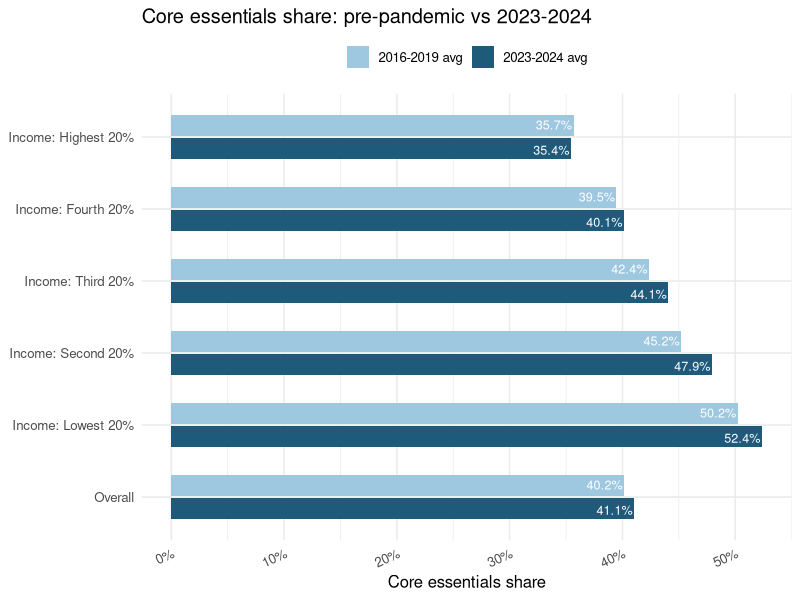
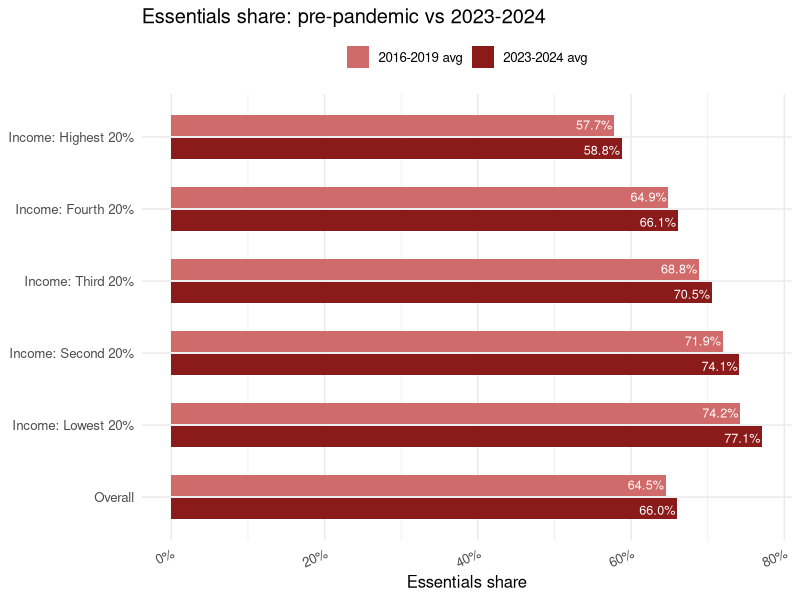
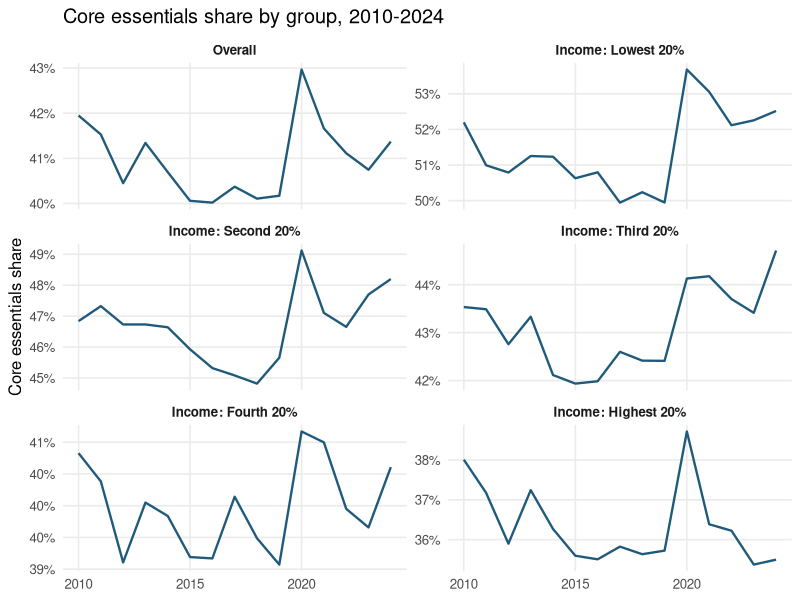

These charts were generated, in order, by the following R code:
## ---- chunk 1
library(tidyverse)

cex <- read_csv("data/cex_data.csv") %>% filter(demographics_text != "Age of reference person")
## ---- chunk 2
core_essentials <- c("Food at home", "Housing")
essentials <- c(core_essentials, "Healthcare", "Transportation")

totals <- cex %>%
  filter(item_text == "Average annual expenditures") %>%
  select(year, demographics_text, characteristics_text, total = value)

build_share <- function(items, label) {
  cex %>%
    filter(item_text %in% items) %>%
    group_by(year, demographics_text, characteristics_text) %>%
    summarise(essentials_value = sum(value, na.rm = TRUE), .groups = "drop") %>%
    left_join(totals, by = c("year", "demographics_text", "characteristics_text")) %>%
    mutate(
      essentials_share = essentials_value / total,
      essentials_type = label
    )
}

essentials_share <- bind_rows(
  build_share(core_essentials, "Core essentials"),
  build_share(essentials, "Essentials")
)

group_definitions <- tibble(
  group = c(
    "Overall",
    "Age 25-34",
    "Income: Lowest 20%",
    "Income: Second 20%",
    "Income: Third 20%",
    "Income: Fourth 20%",
    "Income: Highest 20%"
  ),
  demographics_text = c(
    "Quintiles of income before taxes",
    "Age of reference person",
    rep("Quintiles of income before taxes", 5)
  ),
  characteristics_text = c(
    "All Consumer Units",
    "Reference person from age 25 to 34",
    "Lowest 20 percent income quintile",
    "Second 20 percent income quintile",
    "Third 20 percent income quintile",
    "Fourth 20 percent income quintile",
    "Highest 20 percent income quintile"
  )
)

summarize_group <- function(demo_label, char_filter) {
  essentials_share %>%
    filter(
      demographics_text == demo_label,
      characteristics_text %in% char_filter
    ) %>%
    group_by(essentials_type, characteristics_text) %>%
    summarise(
      share_2019 = essentials_share[year == 2019][1],
      share_2024 = essentials_share[year == 2024][1],
      change_2019_2024 = share_2024 - share_2019,
      avg_2016_2019 = mean(essentials_share[year %in% 2016:2019], na.rm = TRUE),
      avg_2023_2024 = mean(essentials_share[year %in% 2023:2024], na.rm = TRUE),
      change_2016_2019_to_2023_2024 = avg_2023_2024 - avg_2016_2019,
      .groups = "drop"
    )
}

format_table <- function(df) {
  df %>%
    mutate(across(where(is.double), ~ scales::percent(.x, accuracy = 0.1))) %>%
    rename(
      type = essentials_type,
      group = characteristics_text,
      `2019` = share_2019,
      `2024` = share_2024,
      `chg 19-24` = change_2019_2024,
      `avg 16-19` = avg_2016_2019,
      `avg 23-24` = avg_2023_2024,
      `chg avg` = change_2016_2019_to_2023_2024
    )
}
## ---- chunk 3
overall <- summarize_group(
  "Quintiles of income before taxes",
  "All Consumer Units"
)
## ---- chunk 4
income <- summarize_group(
  "Quintiles of income before taxes",
  c(
    "Lowest 20 percent income quintile",
    "Second 20 percent income quintile",
    "Third 20 percent income quintile",
    "Fourth 20 percent income quintile",
    "Highest 20 percent income quintile"
  )
)

income_order <- c(
  "Lowest 20 percent income quintile",
  "Second 20 percent income quintile",
  "Third 20 percent income quintile",
  "Fourth 20 percent income quintile",
  "Highest 20 percent income quintile"
)

## ---- chunk 5
core_share <- essentials_share %>%
  filter(essentials_type == "Core essentials") %>%
  inner_join(group_definitions, by = c("demographics_text", "characteristics_text"))

core_bar <- core_share %>%
  filter(year %in% c(2016:2019, 2023:2024)) %>%
  mutate(period = if_else(year <= 2019, "2016-2019 avg", "2023-2024 avg")) %>%
  mutate(period = factor(period, levels = c("2016-2019 avg", "2023-2024 avg"))) %>%
  group_by(group, period) %>%
  summarise(avg_share = mean(essentials_share, na.rm = TRUE), .groups = "drop")

ggplot(
  core_bar,
  aes(x = factor(group, levels = group_definitions$group), y = avg_share, fill = period)
) +
  geom_col(position = position_dodge2(width = 0.7, reverse = TRUE), width = 0.65) +
  geom_text(
    aes(label = scales::percent(avg_share, accuracy = 0.1)),
    position = position_dodge2(width = 0.7, reverse = TRUE),
    hjust = 1.05,
    color = "white",
    size = 3.2
  ) +
  scale_y_continuous(labels = scales::percent_format(accuracy = 1)) +
  scale_fill_manual(values = c("2016-2019 avg" = "#9EC7E0", "2023-2024 avg" = "#1F5A7A")) +
  labs(
    title = "Core essentials share: pre-pandemic vs 2023-2024",
    x = NULL,
    y = "Core essentials share",
    fill = NULL
  ) +
  coord_flip() +
  theme_minimal(base_size = 12) +
  theme(
    legend.position = "top",
    axis.text.x = element_text(angle = 25, hjust = 1)
  )
## ---- chunk 6
essentials_share_full <- essentials_share %>%
  filter(essentials_type == "Essentials") %>%
  inner_join(group_definitions, by = c("demographics_text", "characteristics_text"))

essentials_bar <- essentials_share_full %>%
  filter(year %in% c(2016:2019, 2023:2024)) %>%
  mutate(period = if_else(year <= 2019, "2016-2019 avg", "2023-2024 avg")) %>%
  mutate(period = factor(period, levels = c("2016-2019 avg", "2023-2024 avg"))) %>%
  group_by(group, period) %>%
  summarise(avg_share = mean(essentials_share, na.rm = TRUE), .groups = "drop")

ggplot(
  essentials_bar,
  aes(x = factor(group, levels = group_definitions$group), y = avg_share, fill = period)
) +
  geom_col(position = position_dodge2(width = 0.7, reverse = TRUE), width = 0.65) +
  geom_text(
    aes(label = scales::percent(avg_share, accuracy = 0.1)),
    position = position_dodge2(width = 0.7, reverse = TRUE),
    hjust = 1.05,
    color = "white",
    size = 3.2
  ) +
  scale_y_continuous(labels = scales::percent_format(accuracy = 1)) +
  scale_fill_manual(values = c("2016-2019 avg" = "#D16B6B", "2023-2024 avg" = "#8B1A1A")) +
  labs(
    title = "Essentials share: pre-pandemic vs 2023-2024",
    x = NULL,
    y = "Essentials share",
    fill = NULL
  ) +
  coord_flip() +
  theme_minimal(base_size = 12) +
  theme(
    legend.position = "top",
    axis.text.x = element_text(angle = 25, hjust = 1)
  )
## ---- chunk 7
core_line <- core_share %>%
  filter(year >= 2010) %>%
  mutate(group = factor(group, levels = group_definitions$group))

ggplot(core_line, aes(x = year, y = essentials_share, group = group)) +
  geom_line(color = "#1F5A7A", linewidth = 0.8) +
  scale_y_continuous(labels = scales::percent_format(accuracy = 1)) +
  facet_wrap(~ group, ncol = 2, scales = "free_y") +
  labs(
    title = "Core essentials share by group, 2010-2024",
    x = NULL,
    y = "Core essentials share"
  ) +
  theme_minimal(base_size = 12) +
  theme(
    strip.text = element_text(face = "bold"),
    panel.grid.minor = element_blank()
  )
